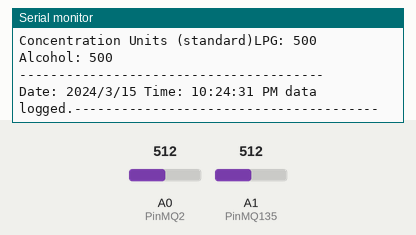
A sketch run on a simulated Arduino Uno, built with avr-gcc and run on an emulated ATmega328P. On the bench: the last lines printed to the serial monitor. Inputs (shaded band) come from the test bench; at power-on: A0 (PinMQ2) = 512, A1 (PinMQ135) = 512. The local clock reads 2024-03-15 10:24:30 at power-on unless the sketch sets it; storage starts empty.

Above: at 1.8 s.
1.9 s: A0 (PinMQ2) set to 716
At 2.6 s:
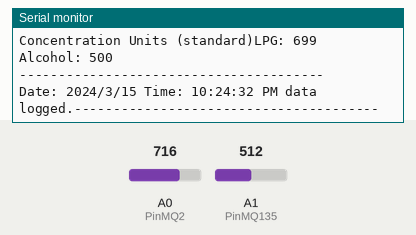
3.4 s: A1 (PinMQ135) set to 716
At 4.7 s:
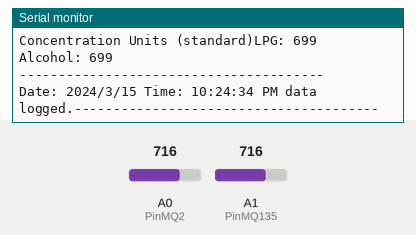
4.9 s: A0 (PinMQ2) set to 900
At 6.0 s:
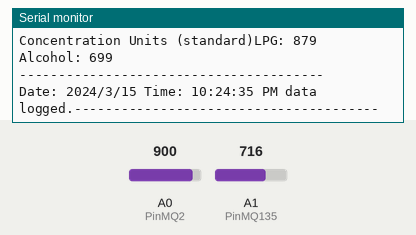
6.4 s: A1 (PinMQ135) set to 900
At 8.0 s:
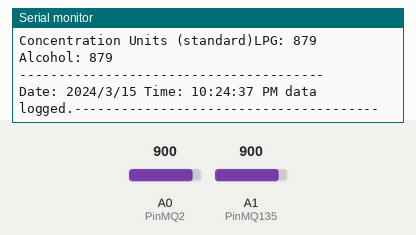
Timing chart, 0 to 8.9 s (numbered marks = the images above; inputs shaded):
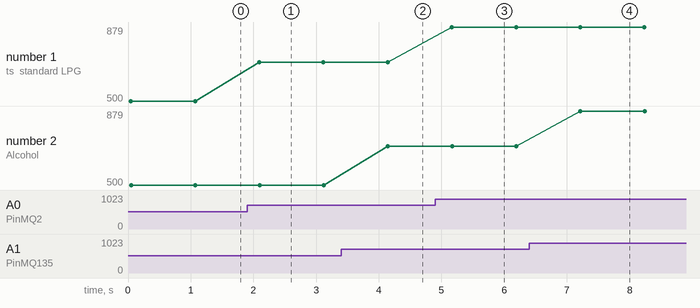

The sketch:

gasSensor.ino
```cpp
#include "RTClib.h"
#include <SPI.h>
#include <SD.h>
#include <Wire.h>

#define Board ("Arduino UNO")
#define PinMQ2 (A0)   // Analog input for MQ-2 sensor
#define PinMQ135 (A1) // Analog input for MQ-135 sensor

RTC_DS3231 rtc;
char daysOfTheWeek[7][12] = {"Sunday", "Monday", "Tuesday", "Wednesday", "Thursday", "Friday", "Saturday"};

const int chipSelect = 4;
File myFile;

// Global variables for low and high values
int lowValueMQ2 = 0;
int highValueMQ2 = 1000;

int lowValueMQ135 = 0;
int highValueMQ135 = 1000;

//variable
int lpg; int alcohol;

void setup() {
  Serial.begin(115200);

  Wire.begin();
  if (!rtc.begin()) {
    Serial.println("Couldn't find RTC");
    while (1);
  }

  Serial.print("Initializing SD card...");
  if (!SD.begin(chipSelect)) {
    Serial.println("Initialization failed!");
    return;
  }
  Serial.println("Initialization done.");

  // Open file
  myFile = SD.open("DATALOG.txt", FILE_WRITE);

  if (myFile) {
    Serial.println("File opened OK");
    // Print the headings for our data
    myFile.println("Date,Time,LPG,Alcohol");
    myFile.close();
  } else {
    Serial.println("Error opening file");
  }
}

void loop() {
  DateTime now = rtc.now();

  // Read MQ-2 sensor
  int lpg = map(analogRead(PinMQ2), 0, 1023, lowValueMQ2, highValueMQ2);

  // Read MQ-135 sensor
  int alcohol = map(analogRead(PinMQ135), 0, 1023, lowValueMQ135, highValueMQ135);

  logData(now, lpg, alcohol);
  printData(now, lpg, alcohol);
  delay(1000);
}

void logData(DateTime timestamp, int lpg, int alcohol) {
  // Open the data file for appending
  myFile = SD.open("DATALOG.txt", FILE_WRITE);

  if (myFile) {
    myFile.print(timestamp.year(), DEC);
    myFile.print('/');
    myFile.print(timestamp.month(), DEC);
    myFile.print('/');
    myFile.print(timestamp.day(), DEC);
    myFile.print(' ');
    myFile.print(timestamp.hour(), DEC);
    myFile.print(':');
    myFile.print(timestamp.minute(), DEC);
    myFile.print(':');
    myFile.print(timestamp.second(), DEC);
    myFile.print(", ");
    myFile.print(lpg);
    myFile.print(", ");
    myFile.print(alcohol);
    myFile.println();
    myFile.close();
  } else {
    Serial.println("Error opening file for writing");
  }
}

void printData(DateTime timestamp, int lpg, int alcohol) {
  Serial.print("Concentration Units (standard)");
  Serial.print("LPG: ");
  Serial.println(lpg);
  Serial.print("Alcohol: ");
  Serial.println(alcohol);
  Serial.println("---------------------------------------");
  Serial.print("Date: ");
  Serial.print(timestamp.year(), DEC);
  Serial.print('/');
  Serial.print(timestamp.month(), DEC);
  Serial.print('/');
  Serial.print(timestamp.day(), DEC);
  Serial.print(" Time: ");
  Serial.print(timestamp.hour(), DEC);
  Serial.print(':');
  Serial.print(timestamp.minute(), DEC);
  Serial.print(':');
  Serial.print(timestamp.second(), DEC);
  Serial.print(" PM data logged.");
  Serial.println("---------------------------------------");
}
```

Measured:
- after the input at 1.9 s, the serial monitor: prints a new line after 0.19 s (image 1)
- after the input at 3.4 s, the serial monitor: prints a new line after 0.75 s (image 2)
- after the input at 4.9 s, the serial monitor: prints a new line after 0.27 s (image 3)
- after the input at 6.4 s, the serial monitor: prints a new line after 0.82 s (image 4)
- plotted number 1: 500 → 699 after the input at 1.9 s, 699 → 879 after the input at 4.9 s
